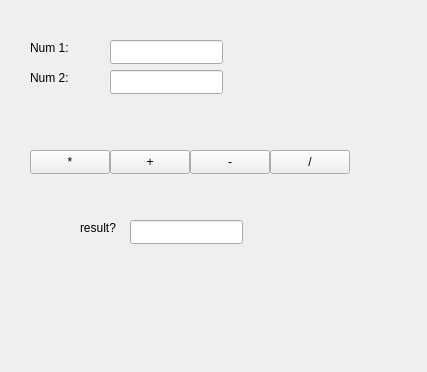
<?xml version="1.0" encoding="UTF-8"?>
<ui version="4.0">
 <class>MainWindow</class>
 <widget class="QMainWindow" name="MainWindow">
  <property name="geometry">
   <rect>
    <x>0</x>
    <y>0</y>
    <width>427</width>
    <height>372</height>
   </rect>
  </property>
  <property name="windowTitle">
   <string>MainWindow</string>
  </property>
  <widget class="QWidget" name="centralwidget">
   <widget class="QLabel" name="label">
    <property name="geometry">
     <rect>
      <x>30</x>
      <y>40</y>
      <width>49</width>
      <height>16</height>
     </rect>
    </property>
    <property name="text">
     <string>Num 1:</string>
    </property>
   </widget>
   <widget class="QLabel" name="label_2">
    <property name="geometry">
     <rect>
      <x>30</x>
      <y>70</y>
      <width>49</width>
      <height>16</height>
     </rect>
    </property>
    <property name="text">
     <string>Num 2:</string>
    </property>
   </widget>
   <widget class="QLineEdit" name="f1">
    <property name="geometry">
     <rect>
      <x>110</x>
      <y>40</y>
      <width>113</width>
      <height>24</height>
     </rect>
    </property>
   </widget>
   <widget class="QLineEdit" name="f2">
    <property name="geometry">
     <rect>
      <x>110</x>
      <y>70</y>
      <width>113</width>
      <height>24</height>
     </rect>
    </property>
   </widget>
   <widget class="QPushButton" name="multiButton">
    <property name="geometry">
     <rect>
      <x>30</x>
      <y>150</y>
      <width>80</width>
      <height>24</height>
     </rect>
    </property>
    <property name="text">
     <string>*</string>
    </property>
   </widget>
   <widget class="QPushButton" name="pushButton">
    <property name="geometry">
     <rect>
      <x>110</x>
      <y>150</y>
      <width>80</width>
      <height>24</height>
     </rect>
    </property>
    <property name="text">
     <string>+</string>
    </property>
   </widget>
   <widget class="QPushButton" name="subButton_3">
    <property name="geometry">
     <rect>
      <x>190</x>
      <y>150</y>
      <width>80</width>
      <height>24</height>
     </rect>
    </property>
    <property name="text">
     <string>-</string>
    </property>
   </widget>
   <widget class="QPushButton" name="divideButton_4">
    <property name="geometry">
     <rect>
      <x>270</x>
      <y>150</y>
      <width>80</width>
      <height>24</height>
     </rect>
    </property>
    <property name="text">
     <string>/</string>
    </property>
   </widget>
   <widget class="QLabel" name="label_3">
    <property name="geometry">
     <rect>
      <x>80</x>
      <y>220</y>
      <width>49</width>
      <height>16</height>
     </rect>
    </property>
    <property name="text">
     <string>result? </string>
    </property>
   </widget>
   <widget class="QLineEdit" name="r1">
    <property name="geometry">
     <rect>
      <x>130</x>
      <y>220</y>
      <width>113</width>
      <height>24</height>
     </rect>
    </property>
    <property name="readOnly">
     <bool>true</bool>
    </property>
   </widget>
  </widget>
 </widget>
 <resources/>
 <connections/>
</ui>
